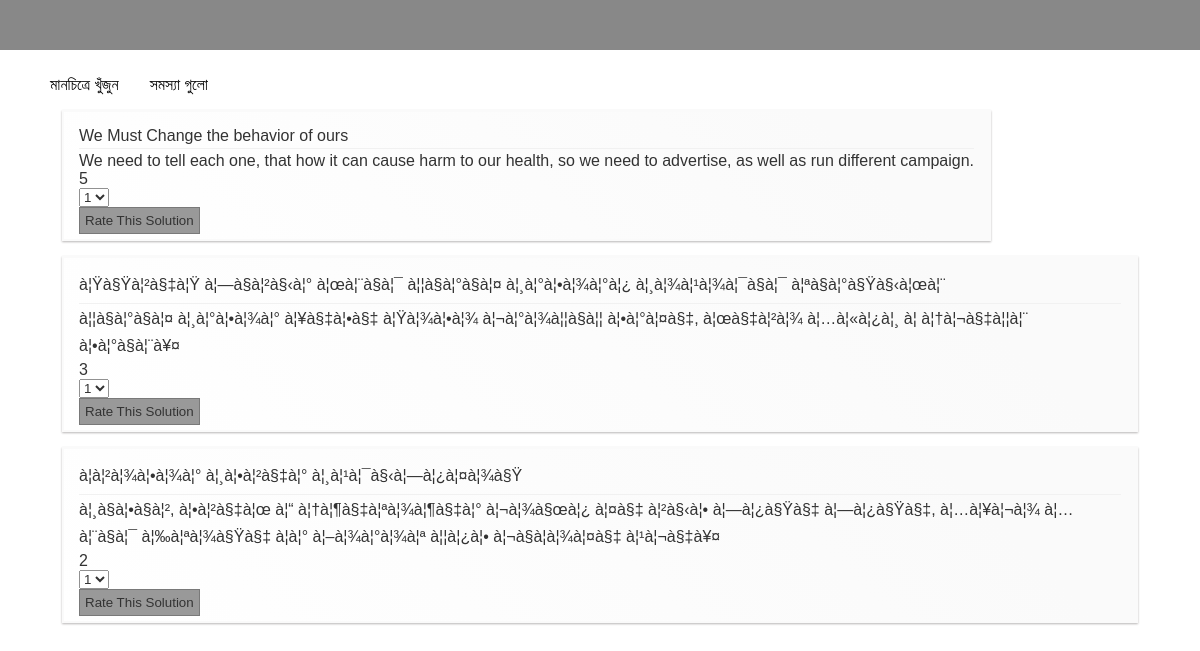
The app's page /rateSol.php with its own data.
### tables this page shows
CREATE TABLE `solutions` (
  `id` int(11) NOT NULL AUTO_INCREMENT,
  `name` varchar(255) NOT NULL,
  `uploader_id` varchar(50) NOT NULL,
  `uploader_name` varchar(255) NOT NULL,
  `email` varchar(100) NOT NULL,
  `description` varchar(255) DEFAULT NULL,
  `rating` int(11) DEFAULT NULL,
  `filename` varchar(100) NOT NULL,
  `entry_date` datetime NOT NULL,
  `stars` int(11) DEFAULT NULL,
  `like_count` int(11) unsigned zerofill NOT NULL,
  `last_liked` datetime NOT NULL,
  `status` varchar(20) NOT NULL,
  `problem_id` int(11) NOT NULL,
  `cost` int(11) DEFAULT NULL,
  `man_power` int(11) DEFAULT NULL,
  `duration` int(11) DEFAULT NULL,
  PRIMARY KEY (`id`)
);

### DataAccess.php (called while the page is built, shortened)
<?php
    class DataAccess
    {
        private $servername;
        private $username;
        private $password;
        private $queryCount;
        private $lastResultset;
        function __construct($configName)
        {
            $this->queryCount = 0;
            $this->servername = "localhost" ;
            $this->username = "root";
            $this->password = "" ;
            $this->databasename = "hackathon_peer";
        }
        private function connect()
        {
            $this->connection = mysql_connect($this->servername, $this->username, $this->password);
            return;
        }
    public function getResultSet($sql)
        {
            if($this->lastResultset = mysql_query($sql))
            {
                $this->queryCount++;
            }
            else
            {
                echo 'Error querying database. '. mysql_error();
            }
            return $this->lastResultset;
        }
    }
?>

### includes/functions.php (called while the page is built, shortened)
<?php
    require_once("DataAccess.php");
    function getItems($limit,$table,$problemID){
        $data = new DataAccess('photo');
        $sql = "SELECT * FROM $table ORDER BY RATING DESC LIMIT $limit";
        $resultset = $data->getResultSet($sql);
        if($resultset){
            return $resultset;
        }else{
            return mysql_error();
        }
    }
?>

### rateSol.php (the view, shortened to what this page needs)
<?php require_once('DataAccess.php');
    require_once('includes/functions.php');
    $pid=$_GET['id'];
?>
<html>
    <head>
    <link href="stylesheets/style.css" rel="stylesheet" type="text/css" />
    </head>
    <body>
    <div id="container" style="background: white;">
    <div id="topbar" style="width: 100%;">
                    <ul>
                                 <a  style="color: black;" href="index.php"><li> মানচিত্রে খুঁজুন</li></a>&nbsp;&nbsp;&nbsp;&nbsp;&nbsp;&nbsp;
                        <a style="color: black;" href="problem-list.php"><li> সমস্যা গুলো</li></a>
                    </ul>
                </div>
        <div id="wrapper" >
        <div id="coloumns" >
        <?php
            $result=getItems(10,"solutions",$pid);
            while($row=mysql_fetch_array($result)){
            ?>
            <div class="pin">
                <div class="problemName"><?php echo $row['name']; ?></div>
                <div class="problemDesc"><?php echo $row['description']; ?></div>
                <div class="problemRating"><?php echo $row['rating']; ?></div>
                <select id="stars_<?php echo $row['id']; ?>" name="stars">
                    <option value="1">1</option>
                </select> <br/>
                <button id="rate" onclick="rateIt('<?php echo $row['id']; ?>')">Rate This Solution</button>
            </div>
        <?php
            }
        ?>
        </div>
        </div>
    </div>
    </body>
</html>

### stylesheets/style.css (style rules this page uses)
body { margin: 0px; padding: 0px; background-color: #888888; font-family: sans-serif; }
#container { background-color: #888888; width: 100%; height: 100%; }
button { cursor: pointer; padding: 5px; background: gray; color:black; border: 1px solid #585858; }
.problemName { padding-bottom:3px; margin-bottom:3px; border-bottom: 1px solid #eee; }
#topbar { padding-top: 10px; padding-left: 10px; float: left; width: 30%; }
#topbar li { list-style: decimal; display: inline; }
#topbar a { text-decoration: none; color: white; }

### rateSol.php (style rules this page uses)
#wrapper { width: 90%; max-width: 1366px; min-width: 800px; margin: 50px auto; }
.pin { display: inline-block; background: #FEFEFE; border: 2px solid #FAFAFA; box-shadow: 0 1px 2px rgba(34, 25, 25, 0.4); margin: 0 2px 15px; -webkit-column-break-inside: avoid; -moz-column-break-inside: avoid; column-break-inside: avoid; padding: 15px; padding-bottom: 5px; background: -webkit-linear-gradient(45deg, #FFF, #F9F9F9); opacity: 0.8; -webkit-transition: all .5s ease; -moz-transition: all .5s ease; -o-transition: all .5s ease; transition: all .5s ease; }

### records on screen
solutions: name "We Must Change the behavior of ours", description "We need to tell each one, that how it can cause harm to our health, so we need to advertise, as well as run different campaign.", rating "5", stars "1"
solutions: name "à¦Ÿà§Ÿà¦²à§‡à¦Ÿ à¦—à§à¦²à§‹à¦° à¦œà¦¨à§à¦¯ à¦¦à§à¦°à§à¦¤ à¦¸à¦°à¦•à¦¾à¦°à¦¿ à¦¸à¦¾à¦¹à¦¾à¦¯à§à¦¯ à¦ªà§à¦°à§Ÿà§‹à¦œà¦¨", description "à¦¦à§à¦°à§à¦¤ à¦¸à¦°à¦•à¦¾à¦° à¦¥à§‡à¦•à§‡ à¦Ÿà¦¾à¦•à¦¾ à¦¬à¦°à¦¾à¦¦à§à¦¦ à¦•à¦°à¦¤à§‡, à¦œà§‡à¦²à¦¾ à¦…à¦«à¦¿à¦¸ à¦ à¦†à¦¬à§‡à¦¦à¦¨ à¦•à¦°à§à¦¨à¥¤", rating "3", stars "1"
solutions: name "à¦à¦²à¦¾à¦•à¦¾à¦° à¦¸à¦•à¦²à§‡à¦° à¦¸à¦¹à¦¯à§‹à¦—à¦¿à¦¤à¦¾à§Ÿ", description "à¦¸à§à¦•à§à¦², à¦•à¦²à§‡à¦œ à¦“ à¦†à¦¶à§‡à¦ªà¦¾à¦¶à§‡à¦° à¦¬à¦¾à§œà¦¿ à¦¤à§‡ à¦²à§‹à¦• à¦—à¦¿à§Ÿà§‡ à¦—à¦¿à§Ÿà§‡, à¦…à¦¥à¦¬à¦¾ à¦…à¦¨à§à¦¯ à¦‰à¦ªà¦¾à§Ÿà§‡ à¦à¦° à¦–à¦¾à¦°à¦¾à¦ª à¦¦à¦¿à¦• à¦¬à§à¦à¦¾à¦¤à§‡ à¦¹à¦¬à§‡à¥¤", rating "2", stars "1"
